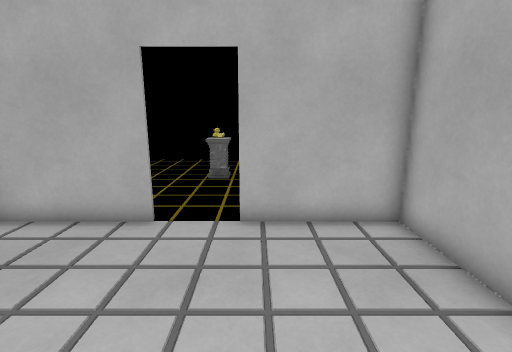
[1] (above)

16 first-person views from a walk through a level from a Godot 3-D game. The camera is 1.5 m above the floor, tilts 12° down and sees 85° across. Doors that lead somewhere are drawn open, without their leaves. The floor is counted in squares, 0.5 m on a side. Each view is taken from the middle of a square. On the plan, view 1 faces up. The plan holds only what a view shows up to about 20 squares ahead; the rest is blank. Some surface patterns are stand-ins.

[2]
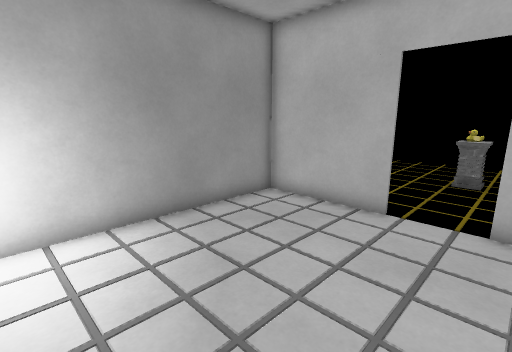

[3]
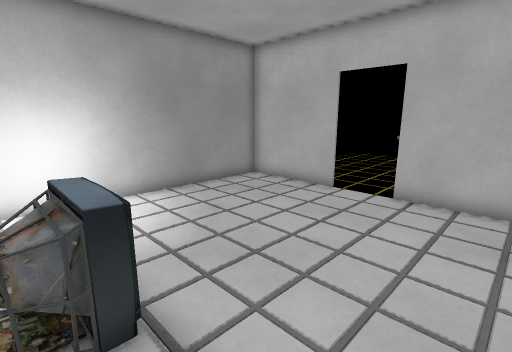

[4]
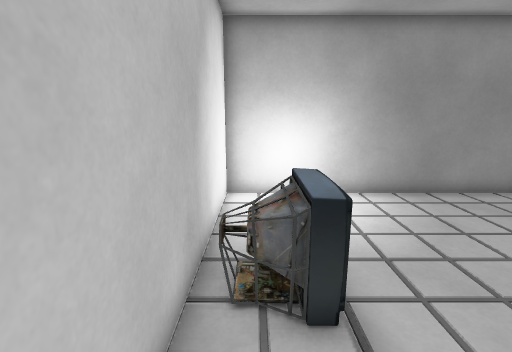

[5]
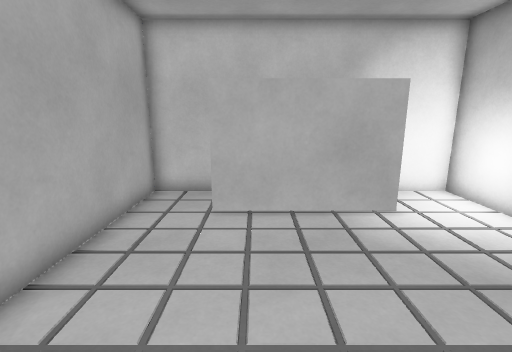

[6]
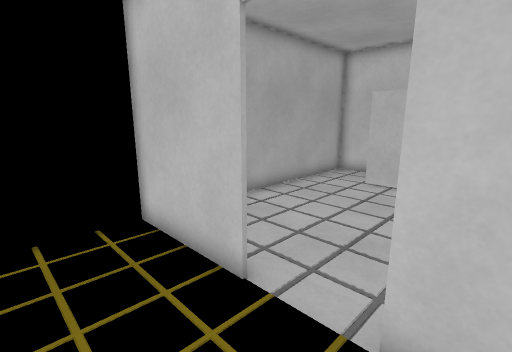

[7]
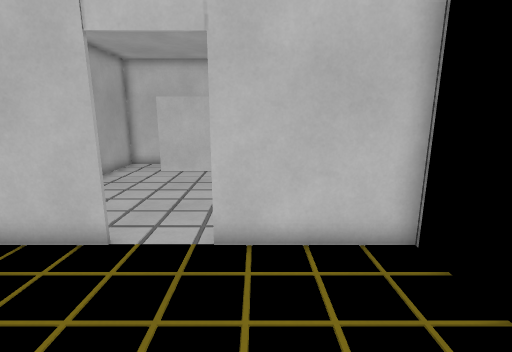

[8]
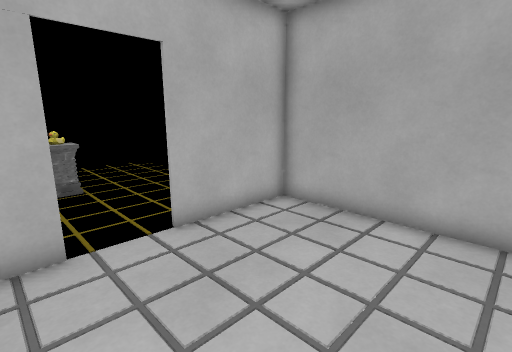

[9]
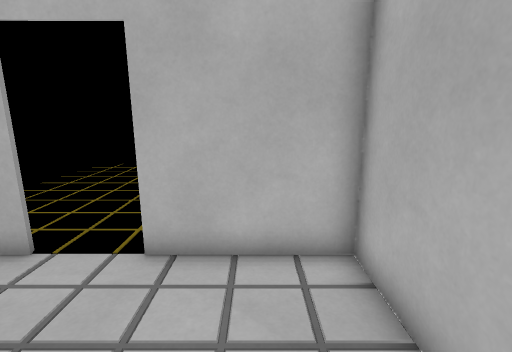

[10]
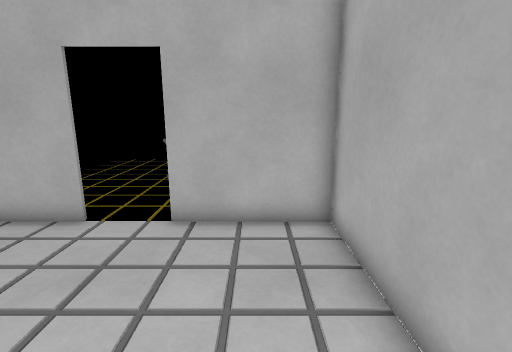

[11]
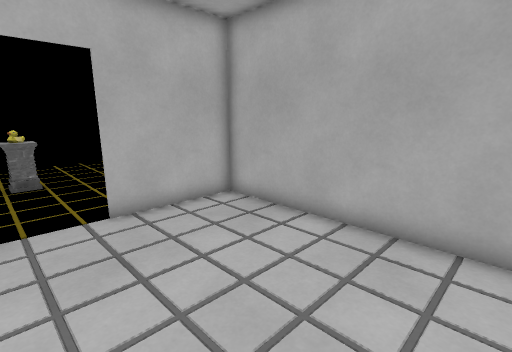

[12]
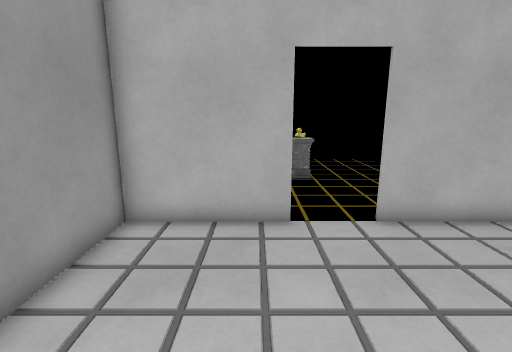

[13]
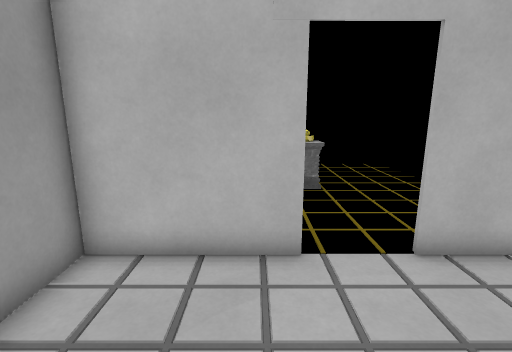

[14]
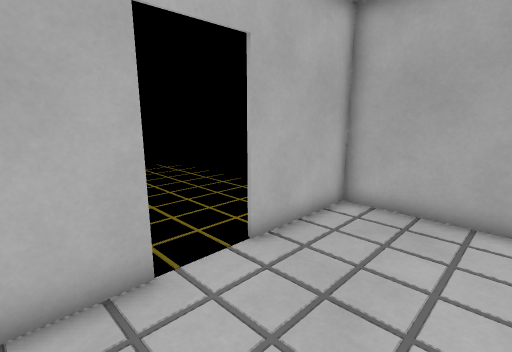

[15]
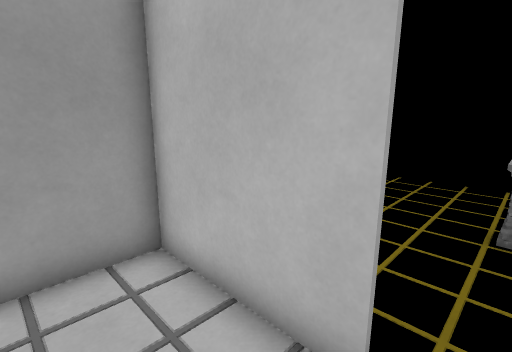

[16]
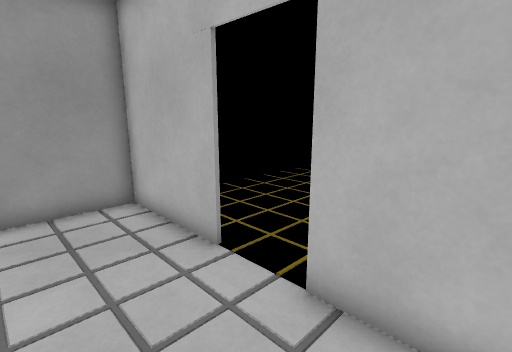

### Floor plan
Key: @ floor where view 1 was taken; # wall or solid block; . floor; D open door; P pedestal; T TV.
Columns run from 8 left of view 1 to 4 right of it. Each row starts with its distance up from view 1.
 20   ######   #
 19 #...........
 18  ...........#
 17  ...........#
 16  ...........#
 15  ...........#
 14  .....PP....#
 13  .....PP....#
 12  ...........
 11  ...........
 10  ...........
  9  ...........
  8 #####DDD#####
  7 #...........#
  6 #...........#
  5 #...........#
  4 #...........#
  3 #...........#
  2 #...........#
  1 #...........#
  0 #.......@...#
 -1 #...........#
 -2 #...T  TTT..#
 -3 #.....TT....#
 -4 #############

Where each view was taken, in squares from view 1:
view 1: 0 up, 0 right, facing up
view 2: 1 down, 0 right, facing up-left
view 3: 3 down, 3 right, facing up-left
view 4: 3 down, 3 right, facing left
view 5: 7 up, 0 right, facing down
view 6: 11 up, 4 left, facing down-right
view 7: 14 up, 4 left, facing down
view 8: 1 up, 4 left, facing up-right
view 9: 2 up, 2 right, facing up
view 10: 0 up, 2 right, facing up
view 11: 1 down, 3 left, facing up-right
view 12: 0 up, 4 left, facing up
view 13: 2 up, 4 left, facing up
view 14: 3 up, 5 left, facing up-right
view 15: 5 up, 2 left, facing up-left
view 16: 4 up, 2 right, facing up-left
